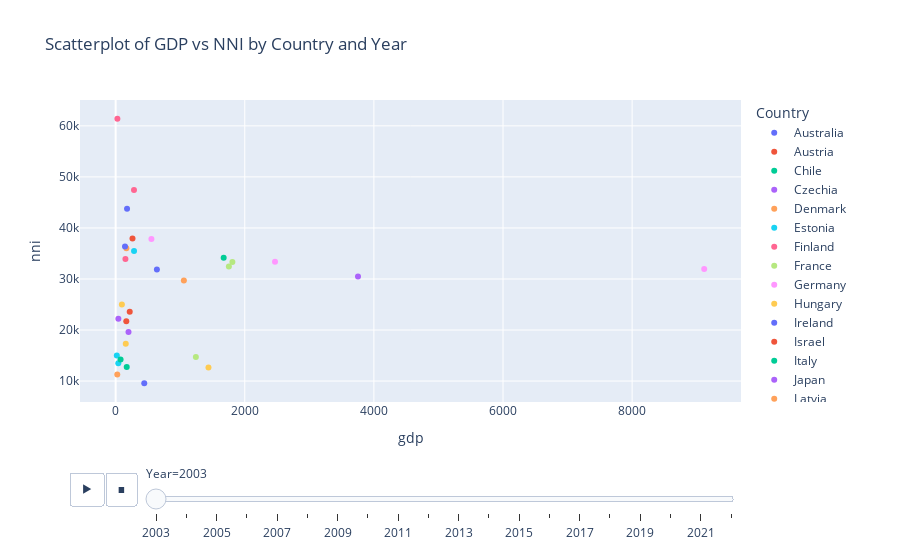

Source (notebook cell):
### Code cell
merged_data = pd.merge(gdp, nni, on=['Country', 'Year'])
merged_data = merged_data[merged_data['Country'] != 'Euro_area']
merged_data.dropna(subset=['gdp', 'nni'], inplace=True)
fig = px.scatter(merged_data, x='gdp', y='nni', color='Country', animation_frame='Year',
                 title='Scatterplot of GDP vs NNI by Country and Year')
fig.show()

### Figure 1 — Plotly figure (JSON) as saved in the notebook; plotly's stock layout.template omitted (floating-point values rounded to 4 significant figures)
{"data": [{"hovertemplate": "Country=Australia<br>Year=2003<br>gdp=%{x}<br>nni=%{y}<extra></extra>", "legendgroup": "Australia", "marker": {"color": "#636efa", "symbol": "circle"}, "mode": "markers", "name": "Australia", "orientation": "v", "showlegend": true, "type": "scatter", "x": [639.1], "xaxis": "x", "y": [31880.0], "yaxis": "y"}, {"hovertemplate": "Country=Austria<br>Year=2003<br>gdp=%{x}<br>nni=%{y}<extra></extra>", "legendgroup": "Austria", "marker": {"color": "#EF553B", "symbol": "circle"}, "mode": "markers", "name": "Austria", "orientation": "v", "showlegend": true, "type": "scatter", "x": [261.1], "xaxis": "x", "y": [37926], "yaxis": "y"}, {"hovertemplate": "Country=Chile<br>Year=2003<br>gdp=%{x}<br>nni=%{y}<extra></extra>", "legendgroup": "Chile", "marker": {"color": "#00cc96", "symbol": "circle"}, "mode": "markers", "name": "Chile", "orientation": "v", "showlegend": true, "type": "scatter", "x": [171.6], "xaxis": "x", "y": [12760.0], "yaxis": "y"}, {"hovertemplate": "Country=Czechia<br>Year=2003<br>gdp=%{x}<br>nni=%{y}<extra></extra>", "legendgroup": "Czechia", "marker": {"color": "#ab63fa", "symbol": "circle"}, "mode": "markers", "name": "Czechia", "orientation": "v", "showlegend": true, "type": "scatter", "x": [199.2], "xaxis": "x", "y": [19610.0], "yaxis": "y"}, {"hovertemplate": "Country=Denmark<br>Year=2003<br>gdp=%{x}<br>nni=%{y}<extra></extra>", "legendgroup": "Denmark", "marker": {"color": "#FFA15A", "symbol": "circle"}, "mode": "markers", "name": "Denmark", "orientation": "v", "showlegend": true, "type": "scatter", "x": [166.2], "xaxis": "x", "y": [36010.0], "yaxis": "y"}, {"hovertemplate": "Country=Estonia<br>Year=2003<br>gdp=%{x}<br>nni=%{y}<extra></extra>", "legendgroup": "Estonia", "marker": {"color": "#19d3f3", "symbol": "circle"}, "mode": "markers", "name": "Estonia", "orientation": "v", "showlegend": true, "type": "scatter", "x": [18], "xaxis": "x", "y": [14990.0], "yaxis": "y"}, {"hovertemplate": "Country=Finland<br>Year=2003<br>gdp=%{x}<br>nni=%{y}<extra></extra>", "legendgroup": "Finland", "marker": {"color": "#FF6692", "symbol": "circle"}, "mode": "markers", "name": "Finland", "orientation": "v", "showlegend": true, "type": "scatter", "x": [151.4], "xaxis": "x", "y": [33940.0], "yaxis": "y"}, {"hovertemplate": "Country=France<br>Year=2003<br>gdp=%{x}<br>nni=%{y}<extra></extra>", "legendgroup": "France", "marker": {"color": "#B6E880", "symbol": "circle"}, "mode": "markers", "name": "France", "orientation": "v", "showlegend": true, "type": "scatter", "x": [1754.0], "xaxis": "x", "y": [32460.0], "yaxis": "y"}, {"hovertemplate": "Country=Germany<br>Year=2003<br>gdp=%{x}<br>nni=%{y}<extra></extra>", "legendgroup": "Germany", "marker": {"color": "#FF97FF", "symbol": "circle"}, "mode": "markers", "name": "Germany", "orientation": "v", "showlegend": true, "type": "scatter", "x": [2469.0], "xaxis": "x", "y": [33390.0], "yaxis": "y"}, {"hovertemplate": "Country=Hungary<br>Year=2003<br>gdp=%{x}<br>nni=%{y}<extra></extra>", "legendgroup": "Hungary", "marker": {"color": "#FECB52", "symbol": "circle"}, "mode": "markers", "name": "Hungary", "orientation": "v", "showlegend": true, "type": "scatter", "x": [156.8], "xaxis": "x", "y": [17310.0], "yaxis": "y"}, {"hovertemplate": "Country=Ireland<br>Year=2003<br>gdp=%{x}<br>nni=%{y}<extra></extra>", "legendgroup": "Ireland", "marker": {"color": "#636efa", "symbol": "circle"}, "mode": "markers", "name": "Ireland", "orientation": "v", "showlegend": true, "type": "scatter", "x": [145.0], "xaxis": "x", "y": [36380.0], "yaxis": "y"}, {"hovertemplate": "Country=Israel<br>Year=2003<br>gdp=%{x}<br>nni=%{y}<extra></extra>", "legendgroup": "Israel", "marker": {"color": "#EF553B", "symbol": "circle"}, "mode": "markers", "name": "Israel", "orientation": "v", "showlegend": true, "type": "scatter", "x": [165.0], "xaxis": "x", "y": [21730.0], "yaxis": "y"}, {"hovertemplate": "Country=Italy<br>Year=2003<br>gdp=%{x}<br>nni=%{y}<extra></extra>", "legendgroup": "Italy", "marker": {"color": "#00cc96", "symbol": "circle"}, "mode": "markers", "name": "Italy", "orientation": "v", "showlegend": true, "type": "scatter", "x": [1673.0], "xaxis": "x", "y": [34180.0], "yaxis": "y"}, {"hovertemplate": "Country=Japan<br>Year=2003<br>gdp=%{x}<br>nni=%{y}<extra></extra>", "legendgroup": "Japan", "marker": {"color": "#ab63fa", "symbol": "circle"}, "mode": "markers", "name": "Japan", "orientation": "v", "showlegend": true, "type": "scatter", "x": [3754.0], "xaxis": "x", "y": [30500.0], "yaxis": "y"}, {"hovertemplate": "Country=Latvia<br>Year=2003<br>gdp=%{x}<br>nni=%{y}<extra></extra>", "legendgroup": "Latvia", "marker": {"color": "#FFA15A", "symbol": "circle"}, "mode": "markers", "name": "Latvia", "orientation": "v", "showlegend": true, "type": "scatter", "x": [25.31], "xaxis": "x", "y": [11270.0], "yaxis": "y"}, {"hovertemplate": "Country=Lithuania<br>Year=2003<br>gdp=%{x}<br>nni=%{y}<extra></extra>", "legendgroup": "Lithuania", "marker": {"color": "#19d3f3", "symbol": "circle"}, "mode": "markers", "name": "Lithuania", "orientation": "v", "showlegend": true, "type": "scatter", "x": [41.22], "xaxis": "x", "y": [13510.0], "yaxis": "y"}, {"hovertemplate": "Country=Luxembourg<br>Year=2003<br>gdp=%{x}<br>nni=%{y}<extra></extra>", "legendgroup": "Luxembourg", "marker": {"color": "#FF6692", "symbol": "circle"}, "mode": "markers", "name": "Luxembourg", "orientation": "v", "showlegend": true, "type": "scatter", "x": [27.19], "xaxis": "x", "y": [61370.0], "yaxis": "y"}, {"hovertemplate": "Country=Mexico<br>Year=2003<br>gdp=%{x}<br>nni=%{y}<extra></extra>", "legendgroup": "Mexico", "marker": {"color": "#B6E880", "symbol": "circle"}, "mode": "markers", "name": "Mexico", "orientation": "v", "showlegend": true, "type": "scatter", "x": [1243.0], "xaxis": "x", "y": [14720.0], "yaxis": "y"}, {"hovertemplate": "Country=Netherlands<br>Year=2003<br>gdp=%{x}<br>nni=%{y}<extra></extra>", "legendgroup": "Netherlands", "marker": {"color": "#FF97FF", "symbol": "circle"}, "mode": "markers", "name": "Netherlands", "orientation": "v", "showlegend": true, "type": "scatter", "x": [554.1], "xaxis": "x", "y": [37840.0], "yaxis": "y"}, {"hovertemplate": "Country=New Zealand<br>Year=2003<br>gdp=%{x}<br>nni=%{y}<extra></extra>", "legendgroup": "New Zealand", "marker": {"color": "#FECB52", "symbol": "circle"}, "mode": "markers", "name": "New Zealand", "orientation": "v", "showlegend": true, "type": "scatter", "x": [96.6], "xaxis": "x", "y": [24990.0], "yaxis": "y"}, {"hovertemplate": "Country=Norway<br>Year=2003<br>gdp=%{x}<br>nni=%{y}<extra></extra>", "legendgroup": "Norway", "marker": {"color": "#636efa", "symbol": "circle"}, "mode": "markers", "name": "Norway", "orientation": "v", "showlegend": true, "type": "scatter", "x": [176.6], "xaxis": "x", "y": [43783], "yaxis": "y"}, {"hovertemplate": "Country=Portugal<br>Year=2003<br>gdp=%{x}<br>nni=%{y}<extra></extra>", "legendgroup": "Portugal", "marker": {"color": "#EF553B", "symbol": "circle"}, "mode": "markers", "name": "Portugal", "orientation": "v", "showlegend": true, "type": "scatter", "x": [218.1], "xaxis": "x", "y": [23570.0], "yaxis": "y"}, {"hovertemplate": "Country=Slovak Republic<br>Year=2003<br>gdp=%{x}<br>nni=%{y}<extra></extra>", "legendgroup": "Slovak Republic", "marker": {"color": "#00cc96", "symbol": "circle"}, "mode": "markers", "name": "Slovak Republic", "orientation": "v", "showlegend": true, "type": "scatter", "x": [76.2], "xaxis": "x", "y": [14240.0], "yaxis": "y"}, {"hovertemplate": "Country=Slovenia<br>Year=2003<br>gdp=%{x}<br>nni=%{y}<extra></extra>", "legendgroup": "Slovenia", "marker": {"color": "#ab63fa", "symbol": "circle"}, "mode": "markers", "name": "Slovenia", "orientation": "v", "showlegend": true, "type": "scatter", "x": [42.14], "xaxis": "x", "y": [22210.0], "yaxis": "y"}, {"hovertemplate": "Country=Spain<br>Year=2003<br>gdp=%{x}<br>nni=%{y}<extra></extra>", "legendgroup": "Spain", "marker": {"color": "#FFA15A", "symbol": "circle"}, "mode": "markers", "name": "Spain", "orientation": "v", "showlegend": true, "type": "scatter", "x": [1057.0], "xaxis": "x", "y": [29730.0], "yaxis": "y"}, {"hovertemplate": "Country=Sweden<br>Year=2003<br>gdp=%{x}<br>nni=%{y}<extra></extra>", "legendgroup": "Sweden", "marker": {"color": "#19d3f3", "symbol": "circle"}, "mode": "markers", "name": "Sweden", "orientation": "v", "showlegend": true, "type": "scatter", "x": [285.0], "xaxis": "x", "y": [35481], "yaxis": "y"}, {"hovertemplate": "Country=Switzerland<br>Year=2003<br>gdp=%{x}<br>nni=%{y}<extra></extra>", "legendgroup": "Switzerland", "marker": {"color": "#FF6692", "symbol": "circle"}, "mode": "markers", "name": "Switzerland", "orientation": "v", "showlegend": true, "type": "scatter", "x": [284.3], "xaxis": "x", "y": [47430.0], "yaxis": "y"}, {"hovertemplate": "Country=United Kingdom<br>Year=2003<br>gdp=%{x}<br>nni=%{y}<extra></extra>", "legendgroup": "United Kingdom", "marker": {"color": "#B6E880", "symbol": "circle"}, "mode": "markers", "name": "United Kingdom", "orientation": "v", "showlegend": true, "type": "scatter", "x": [1808.0], "xaxis": "x", "y": [33340.0], "yaxis": "y"}, {"hovertemplate": "Country=Euro area<br>Year=2003<br>gdp=%{x}<br>nni=%{y}<extra></extra>", "legendgroup": "Euro area", "marker": {"color": "#FF97FF", "symbol": "circle"}, "mode": "markers", "name": "Euro area", "orientation": "v", "showlegend": true, "type": "scatter", "x": [9116.0], "xaxis": "x", "y": [31980.0], "yaxis": "y"}, {"hovertemplate": "Country=Russia<br>Year=2003<br>gdp=%{x}<br>nni=%{y}<extra></extra>", "legendgroup": "Russia", "marker": {"color": "#FECB52", "symbol": "circle"}, "mode": "markers", "name": "Russia", "orientation": "v", "showlegend": true, "type": "scatter", "x": [1438.0], "xaxis": "x", "y": [12640.0], "yaxis": "y"}, {"hovertemplate": "Country=South Africa<br>Year=2003<br>gdp=%{x}<br>nni=%{y}<extra></extra>", "legendgroup": "South Africa", "marker": {"color": "#636efa", "symbol": "circle"}, "mode": "markers", "name": "South Africa", "orientation": "v", "showlegend": true, "type": "scatter", "x": [443.2], "xaxis": "x", "y": [9592.0], "yaxis": "y"}], "layout": {"legend": {"title": {"text": "Country"}, "tracegroupgap": 0}, "sliders": [{"active": 0, "currentvalue": {"prefix": "Year="}, "len": 0.9, "pad": {"b": 10, "t": 60}, "steps": [{"args": [["2003"], {"frame": {"duration": 0, "redraw": false}, "fromcurrent": true, "mode": "immediate", "transition": {"duration": 0, "easing": "linear"}}], "label": "2003", "method": "animate"}, {"args": [["2004"], {"frame": {"duration": 0, "redraw": false}, "fromcurrent": true, "mode": "immediate", "transition": {"duration": 0, "easing": "linear"}}], "label": "2004", "method": "animate"}, {"args": [["2005"], {"frame": {"duration": 0, "redraw": false}, "fromcurrent": true, "mode": "immediate", "transition": {"duration": 0, "easing": "linear"}}], "label": "2005", "method": "animate"}, {"args": [["2006"], {"frame": {"duration": 0, "redraw": false}, "fromcurrent": true, "mode": "immediate", "transition": {"duration": 0, "easing": "linear"}}], "label": "2006", "method": "animate"}, {"args": [["2007"], {"frame": {"duration": 0, "redraw": false}, "fromcurrent": true, "mode": "immediate", "transition": {"duration": 0, "easing": "linear"}}], "label": "2007", "method": "animate"}, {"args": [["2008"], {"frame": {"duration": 0, "redraw": false}, "fromcurrent": true, "mode": "immediate", "transition": {"duration": 0, "easing": "linear"}}], "label": "2008", "method": "animate"}, {"args": [["2009"], {"frame": {"duration": 0, "redraw": false}, "fromcurrent": true, "mode": "immediate", "transition": {"duration": 0, "easing": "linear"}}], "label": "2009", "method": "animate"}, {"args": [["2010"], {"frame": {"duration": 0, "redraw": false}, "fromcurrent": true, "mode": "immediate", "transition": {"duration": 0, "easing": "linear"}}], "label": "2010", "method": "animate"}, {"args": [["2011"], {"frame": {"duration": 0, "redraw": false}, "fromcurrent": true, "mode": "immediate", "transition": {"duration": 0, "easing": "linear"}}], "label": "2011", "method": "animate"}, {"args": [["2012"], {"frame": {"duration": 0, "redraw": false}, "fromcurrent": true, "mode": "immediate", "transition": {"duration": 0, "easing": "linear"}}], "label": "2012", "method": "animate"}, {"args": [["2013"], {"frame": {"duration": 0, "redraw": false}, "fromcurrent": true, "mode": "immediate", "transition": {"duration": 0, "easing": "linear"}}], "label": "2013", "method": "animate"}, {"args": [["2014"], {"frame": {"duration": 0, "redraw": false}, "fromcurrent": true, "mode": "immediate", "transition": {"duration": 0, "easing": "linear"}}], "label": "2014", "method": "animate"}, {"args": [["2015"], {"frame": {"duration": 0, "redraw": false}, "fromcurrent": true, "mode": "immediate", "transition": {"duration": 0, "easing": "linear"}}], "label": "2015", "method": "animate"}, {"args": [["2016"], {"frame": {"duration": 0, "redraw": false}, "fromcurrent": true, "mode": "immediate", "transition": {"duration": 0, "easing": "linear"}}], "label": "2016", "method": "animate"}, {"args": [["2017"], {"frame": {"duration": 0, "redraw": false}, "fromcurrent": true, "mode": "immediate", "transition": {"duration": 0, "easing": "linear"}}], "label": "2017", "method": "animate"}, {"args": [["2018"], {"frame": {"duration": 0, "redraw": false}, "fromcurrent": true, "mode": "immediate", "transition": {"duration": 0, "easing": "linear"}}], "label": "2018", "method": "animate"}, {"args": [["2019"], {"frame": {"duration": 0, "redraw": false}, "fromcurrent": true, "mode": "immediate", "transition": {"duration": 0, "easing": "linear"}}], "label": "2019", "method": "animate"}, {"args": [["2020"], {"frame": {"duration": 0, "redraw": false}, "fromcurrent": true, "mode": "immediate", "transition": {"duration": 0, "easing": "linear"}}], "label": "2020", "method": "animate"}, {"args": [["2021"], {"frame": {"duration": 0, "redraw": false}, "fromcurrent": true, "mode": "immediate", "transition": {"duration": 0, "easing": "linear"}}], "label": "2021", "method": "animate"}, {"args": [["2022"], {"frame": {"duration": 0, "redraw": false}, "fromcurrent": true, "mode": "immediate", "transition": {"duration": 0, "easing": "linear"}}], "label": "2022", "method": "animate"}], "x": 0.1, "xanchor": "left", "y": 0, "yanchor": "top"}], "title": {"text": "Scatterplot of GDP vs NNI by Country and Year"}, "updatemenus": [{"buttons": [{"args": [null, {"frame": {"duration": 500, "redraw": false}, "fromcurrent": true, "mode": "immediate", "transition": {"duration": 500, "easing": "linear"}}], "label": "&#9654;", "method": "animate"}, {"args": [[null], {"frame": {"duration": 0, "redraw": false}, "fromcurrent": true, "mode": "immediate", "transition": {"duration": 0, "easing": "linear"}}], "label": "&#9724;", "method": "animate"}], "direction": "left", "pad": {"r": 10, "t": 70}, "showactive": false, "type": "buttons", "x": 0.1, "xanchor": "right", "y": 0, "yanchor": "top"}], "xaxis": {"anchor": "y", "domain": [0, 1], "title": {"text": "gdp"}}, "yaxis": {"anchor": "x", "domain": [0, 1], "title": {"text": "nni"}}}}
